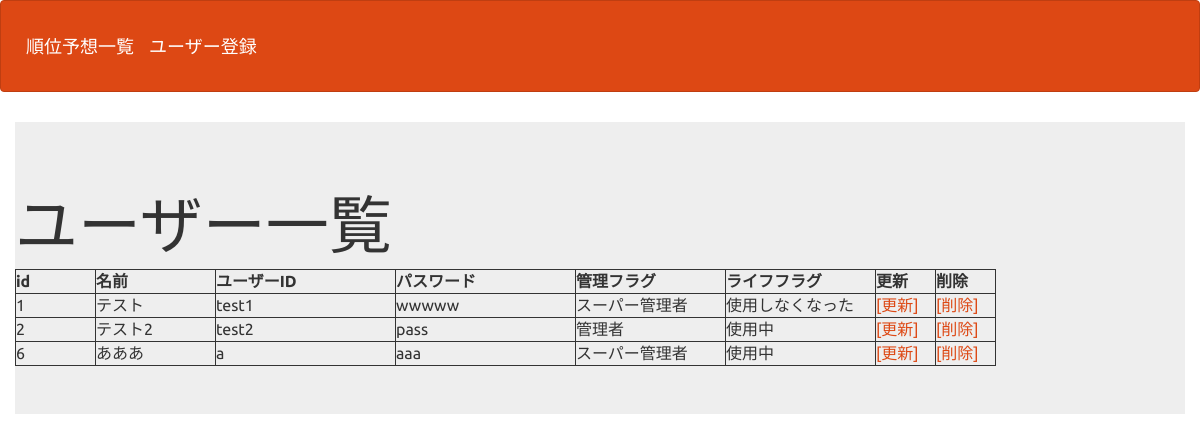
The app's page /u-select.php with its own data.
### tables this page shows
CREATE TABLE IF NOT EXISTS `bb_user_table` (
`id` int(12) NOT NULL,
  `name` varchar(64) NOT NULL,
  `lid` varchar(128) NOT NULL,
  `lpw` varchar(64) NOT NULL,
  `kanri_flg` int(1) NOT NULL,
  `life_flg` int(1) NOT NULL
);

### u-select.php (the view, shortened to what this page needs)
<?php
try {
  $pdo = new PDO('mysql:dbname=pro_bb;charset=utf8;host=localhost','root','');
} catch (PDOException $e) {
  exit('データベースに接続できませんでした。'.$e->getMessage());
}
$stmt = $pdo->prepare("SELECT * FROM bb_user_table");
$status = $stmt->execute();
$view="";
if($status==false){
  $error = $stmt->errorInfo();
  exit("ErrorQuery:".$error[2]);
}else{
  while( $result = $stmt->fetch(PDO::FETCH_ASSOC)){
$view.='<tr>';
        $view.='<td>';
        $view.=$result["id"];
        $view.='</td>';
        $view.='<td>';
        $view.=$result["name"];
        $view.='</td>';
        $view.='<td>';
        $view.=$result["lid"];
        $view.='</td>';
        $view.='<td>';
        $view.=$result["lpw"];
        $view.='</td>';
        $view.='<td class="kanri">';
        $view.=$result["kanri_flg"];
        $view.='</td>';
        $view.='<td class="life">';
        $view.=$result["life_flg"];
        $view.='</td>';
        $view.='<td>';
        $view.='<a href="u-detail.php?id='.$result["id"].'">';
        $view.='[更新]';
        $view.='</a>';
        $view.='</td>';
        $view.='<td>';
        $view.='<a href="u-delete.php?id='.$result["id"].'">';
        $view.='[削除]';
        $view.='</a>';
        $view.='</td>';
        $view.='</tr>';
  }
}
?>
<!DOCTYPE html>
<html lang="ja">
<head>
<link rel="stylesheet" href="css/range.css">
<link href="css/bootstrap.min.css" rel="stylesheet">
</head>
<body id="main">
<header>
  <nav class="navbar navbar-default">
    <div class="container-fluid">
      <div class="navbar-header">
      <a class="navbar-brand" href="select.php">順位予想一覧</a>
      <a class="navbar-brand" href="u-register.php">ユーザー登録</a>
      </div>
    </div>
  </nav>
</header>
<div>
    <div class="container jumbotron">
        <h1>ユーザー一覧</h1>
        <table border="1" bordercolor="#333333">
        <thead>
        <tr>
            <th width="80px">id</th>
            <th width="120px">名前</th>
            <th width="180px">ユーザーID</th>
            <th width="180px">パスワード</th>
            <th width="150px">管理フラグ</th>
            <th width="150px">ライフフラグ</th>
            <th width="60px">更新</th>
            <th width="60px">削除</th>
        </tr>
        </thead>
        <tbody>
        <?= $view ?>
        </tbody>
        </table>
    </div>
</div>
</body>
</html>

### u-select.php (style rules this page uses)
div { padding: 10px;font-size:16px; }

### records on screen
bb_user_table: value "1 テスト test1 wwwww スーパー管理者 使用しなくなった [更新] [削除]"
bb_user_table: value "2 テスト2 test2 pass [更新] [削除]"
bb_user_table: value "6 あああ a aaa [更新] [削除]"
